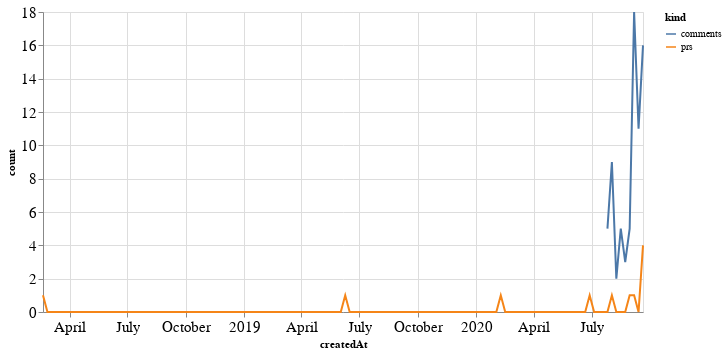

Notebook source saved alongside this figure:
### Code cell
alt.Chart(total_time, width=600).mark_line().encode(
    x='createdAt',
    y='count',
    color='kind'
)

### Figure 1 — Vega-Lite specification as saved in the notebook (floating-point values rounded to 4 significant figures; data arrays with more than 128 entries replaced by an {"elided": "..."} marker saying what was removed)
{"config": {"axisLeft": {"labelFontSize": 15}, "axisBottom": {"labelFontSize": 15}}, "data": {"name": "data-d1ad148ce2d5e65da5879a032a34a45c"}, "mark": "line", "encoding": {"color": {"type": "nominal", "field": "kind"}, "x": {"type": "temporal", "field": "createdAt"}, "y": {"type": "quantitative", "field": "count"}}, "width": 600, "$schema": "https://vega.github.io/schema/vega-lite/v4.8.1.json", "datasets": {"data-d1ad148ce2d5e65da5879a032a34a45c": {"elided": "272 records"}}}
